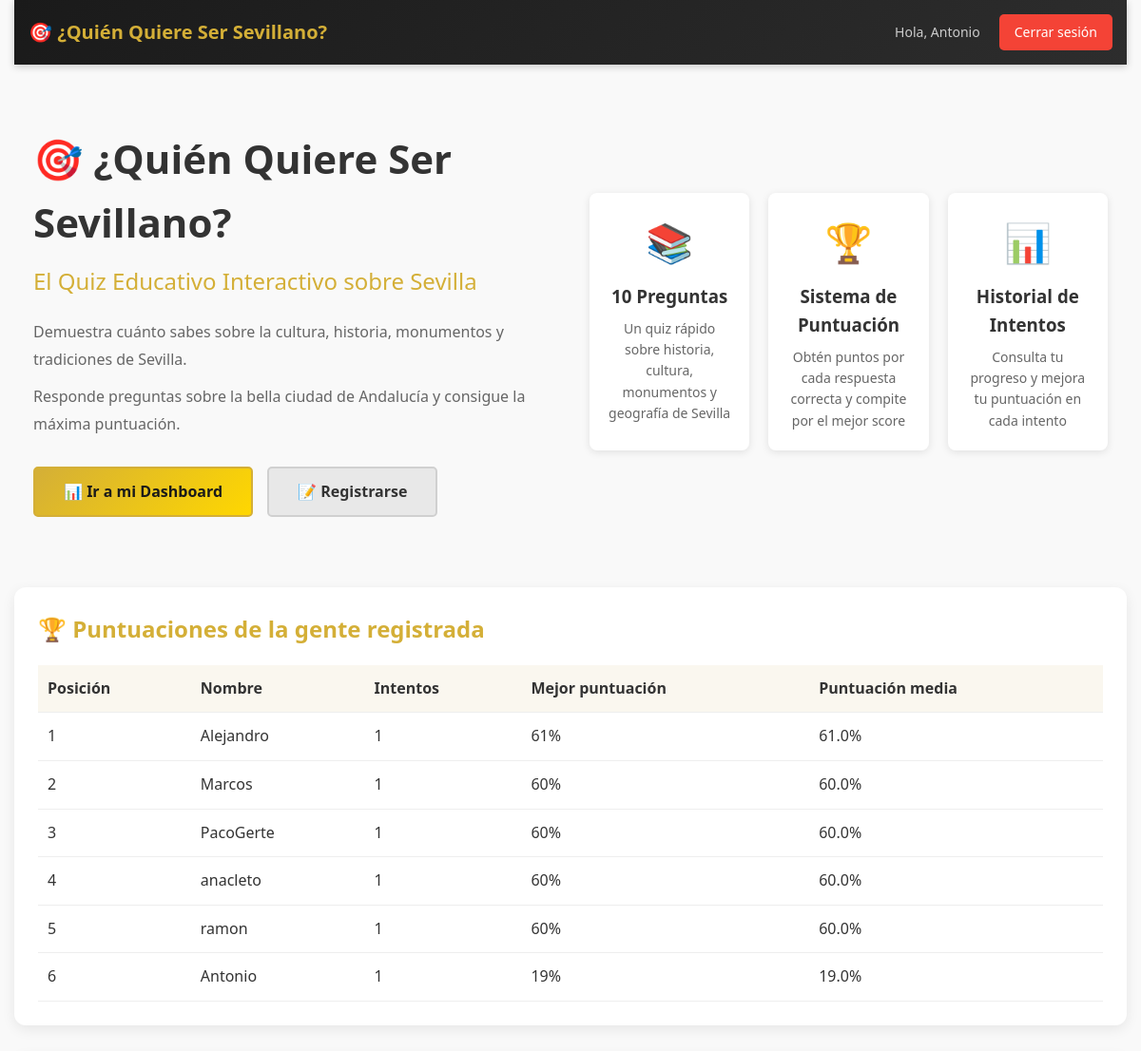
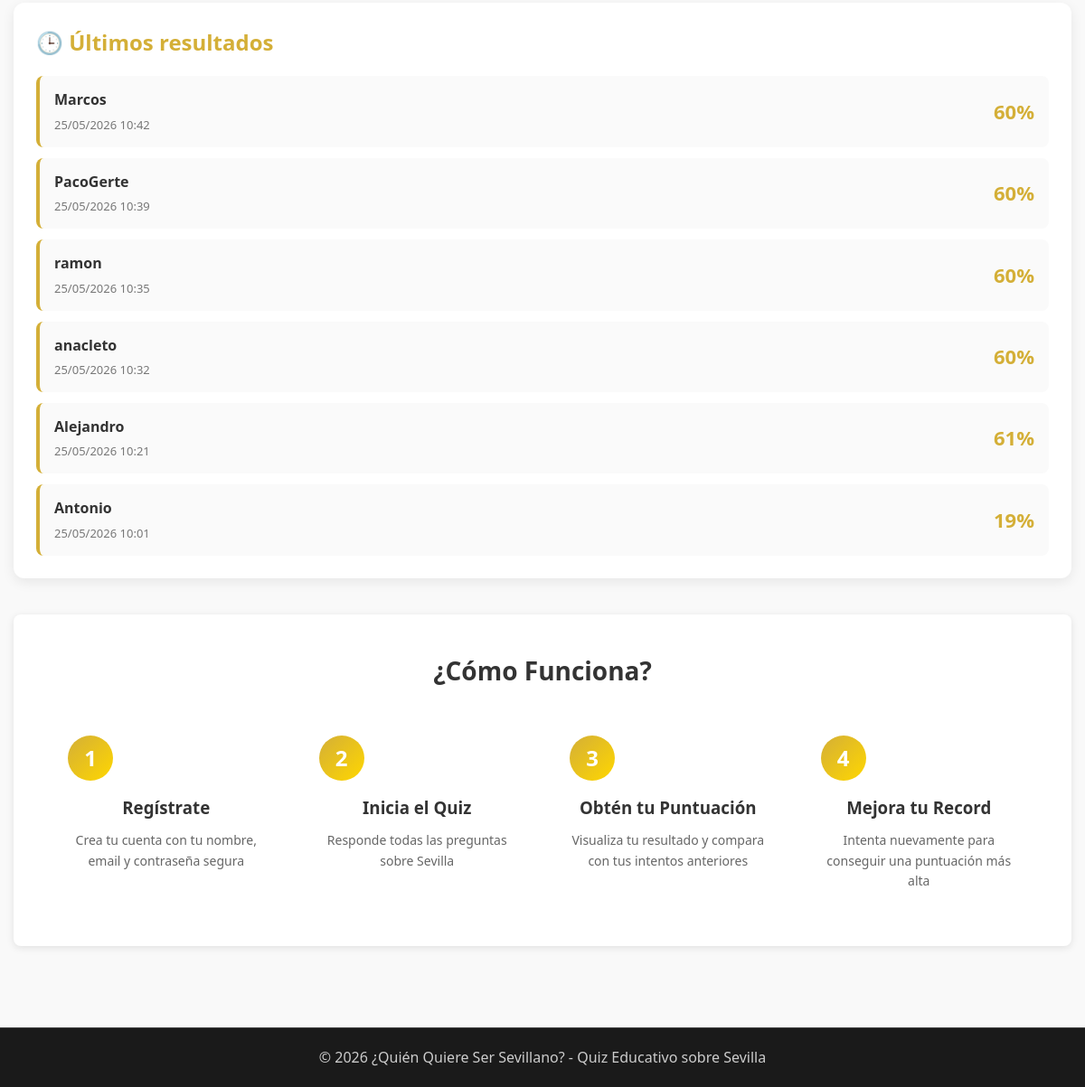
/ (signed in), run on the app's committed database (2 pictures, top to bottom).
### tables this page shows
CREATE TABLE usuarios (
            id INTEGER PRIMARY KEY AUTOINCREMENT,
            nombre TEXT NOT NULL,
            email TEXT UNIQUE NOT NULL,
            contraseña TEXT NOT NULL,
            fecha_registro TIMESTAMP DEFAULT CURRENT_TIMESTAMP,
            activo INTEGER DEFAULT 1
        );

CREATE TABLE puntuaciones (
            id INTEGER PRIMARY KEY AUTOINCREMENT,
            usuario_id INTEGER NOT NULL,
            puntuacion_total INTEGER NOT NULL,
            respuestas_correctas INTEGER NOT NULL,
            respuestas_totales INTEGER NOT NULL,
            fecha_intento TIMESTAMP DEFAULT CURRENT_TIMESTAMP,
            FOREIGN KEY (usuario_id) REFERENCES usuarios(id) ON DELETE CASCADE
        );

### app.py (the view)
@app.route('/')
def index():
    leaderboard = db.get_leaderboard()
    recent_scores = db.get_all_scores()[:10]
    return render_template(
        'index.html',
        leaderboard=leaderboard,
        recent_scores=recent_scores
    )

### app.py (called while the page is built)
@app.before_request
def before_request():
    try:
        _ = db.connection
    except Exception as e:
        print(f"Error en before_request: {e}")

@app.teardown_appcontext
def shutdown_session(exception=None):
    pass

### database.py (called while the page is built, shortened)
    def _get_connection(self):
        return self._local.connection

    @property
    def connection(self):
        return self._get_connection()

    def fetch_query(self, query, params=None):
        cursor = None
        try:
            conn = self.connection
            cursor = conn.cursor()
            if params:
                cursor.execute(query, params)
            else:
                cursor.execute(query)
            columns = [description[0] for description in cursor.description] if cursor.description else []
            result = []
            for row in cursor.fetchall():
                result.append(dict(zip(columns, row)))
            return result
        except Exception as e:
            print(f"Error en consulta: {e}")
            return None
        finally:
            if cursor:
                cursor.close()

    def get_all_scores(self):
        query = """
        SELECT
            p.id,
            p.fecha_intento,
            p.puntuacion_total,
            p.respuestas_correctas,
            p.respuestas_totales,
            u.id as usuario_id,
            u.nombre as usuario_nombre,
            u.email as usuario_email
        FROM puntuaciones p
        INNER JOIN usuarios u ON u.id = p.usuario_id
        ORDER BY p.fecha_intento DESC
        """
        scores = self.fetch_query(query)
        if scores:
            for score in scores:
                if isinstance(score['fecha_intento'], str):
                    try:
                        score['fecha_intento'] = datetime.fromisoformat(score['fecha_intento'])
                    except ValueError:
                        pass
        return scores or []

### templates/index.html (shortened to what this page needs)
{% extends "base.html" %}
{% block content %}
<div class="hero">
    <div class="hero-content">
        <h1 class="main-title">🎯 ¿Quién Quiere Ser Sevillano?</h1>
        <p class="subtitle">El Quiz Educativo Interactivo sobre Sevilla</p>
        <div class="hero-description">
            <p>Demuestra cuánto sabes sobre la cultura, historia, monumentos y tradiciones de Sevilla.</p>
            <p>Responde preguntas sobre la bella ciudad de Andalucía y consigue la máxima puntuación.</p>
        </div>
        <div class="cta-buttons">
            {% if 'user_id' in session %}
            <a href="{{ url_for('dashboard') }}" class="btn btn-primary btn-large">
                📊 Ir a mi Dashboard
            </a>
            {% else %}
            <a href="{{ url_for('login') }}" class="btn btn-primary btn-large">
                🔑 Iniciar Sesión
            </a>
            {% endif %}
            <a href="{{ url_for('registro') }}" class="btn btn-secondary btn-large">
                📝 Registrarse
            </a>
        </div>
    </div>
    <div class="hero-features">
        <div class="feature">
            <div class="feature-icon">📚</div>
            <h3>10 Preguntas</h3>
            <p>Un quiz rápido sobre historia, cultura, monumentos y geografía de Sevilla</p>
        </div>
        <div class="feature">
            <div class="feature-icon">🏆</div>
            <h3>Sistema de Puntuación</h3>
            <p>Obtén puntos por cada respuesta correcta y compite por el mejor score</p>
        </div>
        <div class="feature">
            <div class="feature-icon">📊</div>
            <h3>Historial de Intentos</h3>
            <p>Consulta tu progreso y mejora tu puntuación en cada intento</p>
        </div>
    </div>
</div>
<div class="leaderboard-section">
    <h2>🏆 Puntuaciones de la gente registrada</h2>
    {% if leaderboard %}
    <div class="leaderboard-table-wrapper">
        <table class="leaderboard-table">
            <thead>
                <tr>
                    <th>Posición</th>
                    <th>Nombre</th>
                    <th>Intentos</th>
                    <th>Mejor puntuación</th>
                    <th>Puntuación media</th>
                </tr>
            </thead>
            <tbody>
                {% for row in leaderboard[:10] %}
                <tr>
                    <td>{{ loop.index }}</td>
                    <td>{{ row.nombre }}</td>
                    <td>{{ row.intentos }}</td>
                    <td>{{ "%.0f"|format(row.puntuacion_maxima) if row.puntuacion_maxima else 0 }}%</td>
                    <td>{{ "%.1f"|format(row.puntuacion_promedio) if row.puntuacion_promedio else 0 }}%</td>
                </tr>
                {% endfor %}
            </tbody>
        </table>
    </div>
    {% else %}
    <div class="empty-leaderboard">
        <p>Aún no hay puntuaciones registradas.</p>
    </div>
    {% endif %}
</div>
<div class="recent-scores-section">
    <h2>🕒 Últimos resultados</h2>
    {% if recent_scores %}
    <div class="recent-scores-list">
        {% for score in recent_scores %}
        <div class="recent-score-card">
            <div>
                <strong>{{ score.usuario_nombre }}</strong>
                <div class="recent-score-meta">{{ score.fecha_intento.strftime('%d/%m/%Y %H:%M') if score.fecha_intento else '' }}</div>
            </div>
            <div class="recent-score-value">{{ score.puntuacion_total }}%</div>
        </div>
        {% endfor %}
    </div>
    {% endif %}
</div>
<div class="info-section">
    <h2>¿Cómo Funciona?</h2>
    <div class="steps">
        <div class="step">
            <div class="step-number">1</div>
            <h3>Regístrate</h3>
            <p>Crea tu cuenta con tu nombre, email y contraseña segura</p>
        </div>
        <div class="step">
            <div class="step-number">2</div>
            <h3>Inicia el Quiz</h3>
            <p>Responde todas las preguntas sobre Sevilla</p>
        </div>
        <div class="step">
            <div class="step-number">3</div>
            <h3>Obtén tu Puntuación</h3>
            <p>Visualiza tu resultado y compara con tus intentos anteriores</p>
        </div>
        <div class="step">
            <div class="step-number">4</div>
            <h3>Mejora tu Record</h3>
            <p>Intenta nuevamente para conseguir una puntuación más alta</p>
        </div>
    </div>
</div>
{% endblock %}

### templates/base.html (shortened to what this page needs)
<!DOCTYPE html>
<html lang="es">
<head>
    <link rel="stylesheet" href="{{ url_for('static', filename='style.css') }}">
</head>
<body>
    <div class="container">
        {% if 'user_id' in session %}
        <nav class="navbar">
            <div class="nav-container">
                <a href="{{ url_for('dashboard') }}" class="brand">🎯 ¿Quién Quiere Ser Sevillano?</a>
                <div class="nav-right">
                    <span class="user-info">Hola, {{ session['nombre'] }}</span>
                    <a href="{{ url_for('logout') }}" class="btn-logout">Cerrar sesión</a>
                </div>
            </div>
        </nav>
        {% endif %}
        {% block content %}{% endblock %}
    </div>
    <footer class="footer">
        <p>&copy; 2026 ¿Quién Quiere Ser Sevillano? - Quiz Educativo sobre Sevilla</p>
    </footer>
</body>
</html>

### data on the page
usuarios: nombre "Antonio", intentos "1", puntuacion_maxima "19", puntuacion_promedio "19.0"
usuarios: nombre "Alejandro", intentos "1", puntuacion_maxima "61", puntuacion_promedio "61.0"
usuarios: nombre "Marcos", intentos "1", puntuacion_maxima "60", puntuacion_promedio "60.0"
usuarios: nombre "PacoGerte", intentos "1", puntuacion_maxima "60", puntuacion_promedio "60.0"
usuarios: nombre "anacleto", intentos "1", puntuacion_maxima "60", puntuacion_promedio "60.0"
usuarios: nombre "ramon", intentos "1", puntuacion_maxima "60", puntuacion_promedio "60.0"
puntuaciones: usuario_nombre "Marcos", fecha_intento "25/05/2026 10:42", puntuacion_total "60"
puntuaciones: usuario_nombre "PacoGerte", fecha_intento "25/05/2026 10:39", puntuacion_total "60"
puntuaciones: usuario_nombre "ramon", fecha_intento "25/05/2026 10:35", puntuacion_total "60"
puntuaciones: usuario_nombre "anacleto", fecha_intento "25/05/2026 10:32", puntuacion_total "60"
puntuaciones: usuario_nombre "Alejandro", fecha_intento "25/05/2026 10:21", puntuacion_total "61"
puntuaciones: usuario_nombre "Antonio", fecha_intento "25/05/2026 10:01", puntuacion_total "19"
